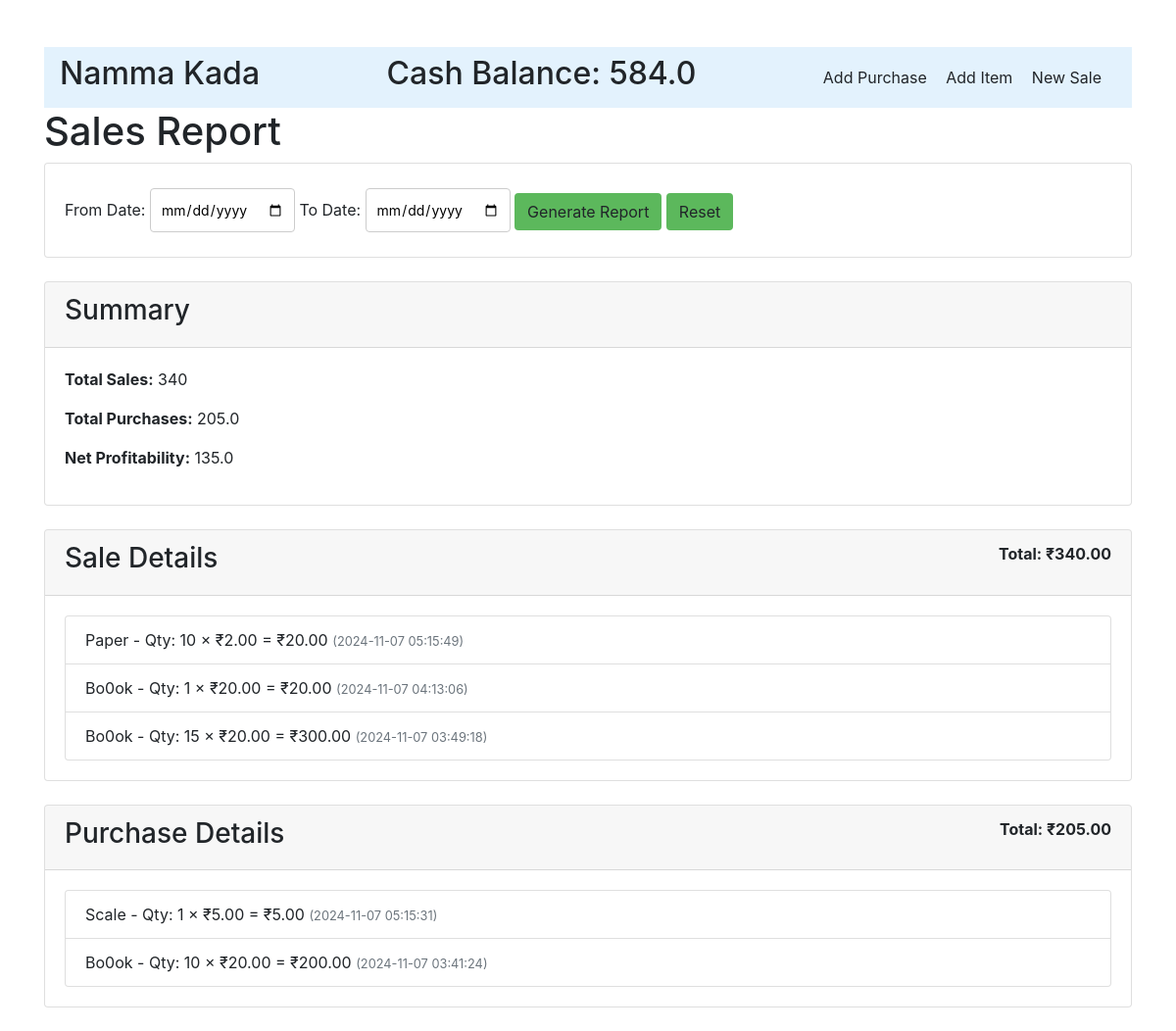
The page /report/ on the database its author committed.
### main.py (models this page shows)
class Company(db.Model):
    id = db.Column(db.Integer, primary_key=True)
    company_name = db.Column(db.String(128))
    cash_balance = db.Column(db.Float, default = 1000)

class Sales(db.Model):
    id = db.Column(db.Integer, primary_key = True)
    timestamp = db.Column(db.DateTime, default = db.func.current_timestamp())
    item_id = db.Column(db.Integer, db.ForeignKey('item.id'))
    qty = db.Column(db.Integer)
    rate = db.Column(db.Float)
    amount = db.Column(db.Integer)
    item = db.relationship('Item', backref=db.backref('sales', lazy=True))

class Item(db.Model):
    id = db.Column(db.Integer, primary_key = True)
    item_name = db.Column(db.String(128))
    qty = db.Column(db.Integer, default = 0)

class Purchase(db.Model):
    id = db.Column(db.Integer, primary_key = True)
    timestamp = db.Column(db.DateTime, default = db.func.current_timestamp())
    item_id = db.Column(db.Integer, db.ForeignKey('item.id'))
    qty = db.Column(db.Integer)
    rate = db.Column(db.Float)
    amount = db.Column(db.Float)
    item = db.relationship('Item', backref=db.backref('purchases', lazy=True))

### main.py (the view)
@app.route('/report/', methods=['GET', 'POST'])
def report_view():
    if request.method == 'POST':
        from_date = request.form.get('from_date') or request.args.get('from_date')
        to_date = request.form.get('to_date') or request.args.get('to_date')
        sales = Sales.query.filter(Sales.timestamp.between(from_date, to_date))\
            .order_by(Sales.timestamp.desc())
        purchases = Purchase.query.filter(Purchase.timestamp.between(from_date, to_date))\
            .order_by(Purchase.timestamp.desc())
        all_sales = Sales.query.filter(Sales.timestamp.between(from_date, to_date)).all()
        all_purchases = Purchase.query.filter(Purchase.timestamp.between(from_date, to_date)).all()
    else:
        today = datetime.date.today()
        sales = Sales.query.filter(func.date(Sales.timestamp) == today)\
            .order_by(Sales.timestamp.desc())
        purchases = Purchase.query.filter(func.date(Purchase.timestamp) == today)\
            .order_by(Purchase.timestamp.desc())
        all_sales = Sales.query.filter(func.date(Sales.timestamp) == today).all()
        all_purchases = Purchase.query.filter(func.date(Purchase.timestamp) == today).all()
    total_sales = sum(sale.amount for sale in all_sales)
    total_purchases = sum(purchase.amount for purchase in all_purchases)
    net_profitability = total_sales - total_purchases
    return render_template('report.html',
                         sales=sales,
                         purchases=purchases,
                         total_sales=total_sales,
                         total_purchases=total_purchases,
                         net_profitability=net_profitability,
                         company=Company.query.first())

### templates/report.html (shortened to what this page needs)
<!DOCTYPE html>
<html lang="en">
<head>
    <link rel="stylesheet" href="https://stackpath.bootstrapcdn.com/bootstrap/4.5.2/css/bootstrap.min.css">
</head>
<body class="container mt-5">
    <header>
        <nav class="navbar" style="background-color: #e3f2fd">
            <h2 class="company">{{ company.company_name }}</h2>
            <h2 class="cash-balance">Cash Balance: {{ company.cash_balance }}</h2>
            <div class="nav-links">
                <a href="{{ url_for('purchase_view') }}" style="text-decoration: none; color: inherit; margin-right: 15px;">Add Purchase</a>
                <a href="{{ url_for('item_view') }}" style="text-decoration: none; color: inherit; margin-right: 15px;">Add Item</a>
                <a href="{{ url_for('sales_view') }}" style="text-decoration: none; color: inherit; margin-right: 15px;">New Sale</a>
            </div>
        </nav>
    </header>
    <h1>Sales Report</h1>
    <div class="card">
        <div class="card-body">
            <form action="{{ url_for('report_view') }}" method="POST">
                <label for="from_date">From Date:</label>
                <input type="date" name="from_date" required>
                <label for="to_date">To Date:</label>
                <input type="date" name="to_date" required>
                <button class="btn" style="background-color: #5cb85c;" type="submit">Generate Report</button>
                <button class="btn" style="background-color: #5cb85c;" type="button" onclick="window.location='{{ report_view_url }}';">Reset</button>
            </form>
        </div>
    </div>
    <br>
    {% if total_sales is not none %}
        <div class="card">
            <div class="card-header">
                <h3>Summary</h3>
            </div>
            <div class="card-body">
                <p><strong>Total Sales:</strong> {{ total_sales }}</p>
                <p><strong>Total Purchases:</strong> {{ total_purchases }}</p>
                <p><strong>Net Profitability:</strong> {{ net_profitability }}</p>
            </div>
        </div>
        <br>
        <div class="card">
            <div class="card-header d-flex justify-content-between">
                <h3>Sale Details</h3>
                <strong>Total: ₹{{ "%.2f"|format(total_sales) }}</strong>
            </div>
            <div class="card-body">
                <ul class="list-group">
                    {% for sale in sales %}
                        <li class="list-group-item">
                            {{ sale.item.item_name }} -
                            Qty: {{ sale.qty }} × ₹{{ "%.2f"|format(sale.rate) }} =
                            ₹{{ "%.2f"|format(sale.amount) }}
                            <small class="text-muted">({{ sale.timestamp }})</small>
                        </li>
                    {% endfor %}
                </ul>
            </div>
        </div>
        <br>
        <div class="card">
            <div class="card-header d-flex justify-content-between">
                <h3>Purchase Details</h3>
                <strong>Total: ₹{{ "%.2f"|format(total_purchases) }}</strong>
            </div>
            <div class="card-body">
                <ul class="list-group">
                    {% for purchase in purchases %}
                        <li class="list-group-item">
                            {{ purchase.item.item_name }} -
                            Qty: {{ purchase.qty }} × ₹{{ "%.2f"|format(purchase.rate) }} =
                            ₹{{ "%.2f"|format(purchase.amount) }}
                            <small class="text-muted">({{ purchase.timestamp }})</small>
                        </li>
                    {% endfor %}
                </ul>
            </div>
        </div><br>
    {% endif %}
</body>
</html>

### templates/report.html (style rules this page uses)
input[type="date"] { padding: 10px; margin: 5px 0; border-radius: 4px; border: 1px solid #ccc; font-size: 14px; }

### rows shown on the page
Company: company_name "Namma Kada", cash_balance "584.0"
Sales: item.item_name "Paper", qty "10", rate "2.00", amount "20.00", timestamp "2024-11-07 05:15:49"
Sales: item.item_name "Bo0ok", qty "1", rate "20.00", amount "20.00", timestamp "2024-11-07 04:13:06"
Sales: item.item_name "Bo0ok", qty "15", rate "20.00", amount "300.00", timestamp "2024-11-07 03:49:18"
Purchase: item.item_name "Scale", qty "1", rate "5.00", amount "5.00", timestamp "2024-11-07 05:15:31"
Purchase: item.item_name "Bo0ok", qty "10", rate "20.00", amount "200.00", timestamp "2024-11-07 03:41:24"

### other values the page prints
{{ total_sales }} "340"
{{ total_purchases }} "205.0"
{{ net_profitability }} "135.0"
{{ "%.2f"|format(total_sales) }} "340.00"
{{ "%.2f"|format(total_purchases) }} "205.00"
